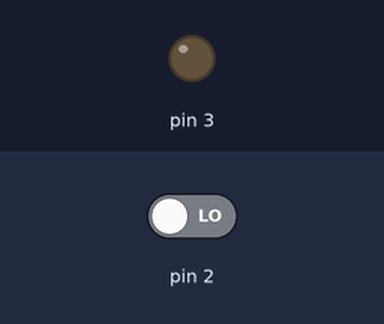
Simulated run of this sketch. Board: Arduino Uno, built with avr-gcc and run on an emulated ATmega328P. Shown: output pins drawn as LEDs (lit = HIGH). Dashed ring = blinking. The test bench sets the inputs (shaded band); at power-on: pin 2 LOW.

Above: at 1.2 s.
1.3 s: pin 2 driven HIGH
At 2.8 s:
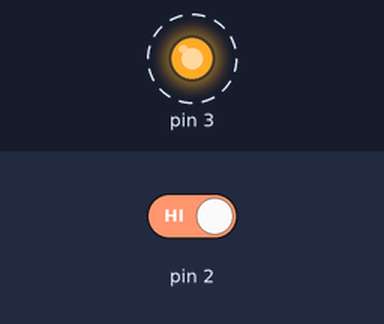
Timing chart, 0 to 10.3 s (numbered marks = the images above; inputs shaded):
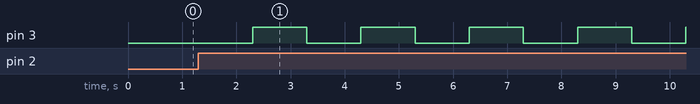

Measured:
- after the input at 1.3 s, pin 3: alternates HIGH for 1.0 s and LOW for 1.0 s, starting after 1.0 s

The sketch:

hw32.ino
```cpp
int mode = 0, lastBtn = LOW;
unsigned long t = 0;
bool on = false;

void setup() {
  pinMode(2, INPUT);
  pinMode(3, OUTPUT);
}

void loop() {
  int btn = digitalRead(2);
  if (btn == HIGH && lastBtn == LOW) {
    mode = (mode + 1) % 4;
    on = false;
    t = millis();
    delay(30);
  }
  lastBtn = btn;

  int d[] = {0, 1000, 400, 120};
  if (mode > 0 && millis() - t >= d[mode]) { t = millis(); on = !on; }
  digitalWrite(3, mode == 0 ? LOW : on);
}
```
